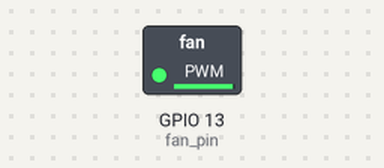
Simulated run of this sketch. Board: ESP32. On the bench: switched loads named in the sketch (green lamp = pin HIGH).

Above: at 0.05 s.
At 0.95 s:
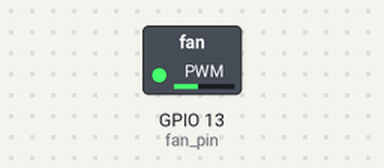
At 1.9 s:
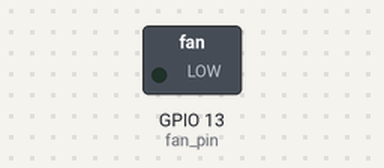
At 3.75 s:
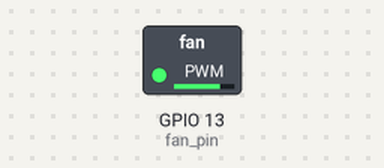
Timing chart, 0 to 6.7 s (numbered marks = the images above):
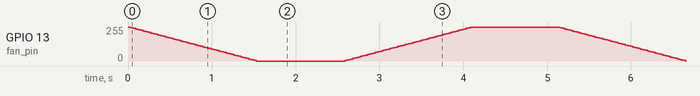

The sketch:

4-pwm_fan.ino
```cpp
#define fan_pin 13

int canal = 0;
int frecuencia = 5000;
int resolucion = 8;

void setup() {

  ledcSetup(canal, frecuencia, resolucion);
  ledcAttachPin(fan_pin, canal);

}

void loop() {

  for( int i = 255; i >= 0; i-=5){
    ledcWrite(canal, i);
    delay(30);
  }

  delay(1000);

  for( int i = 0; i <= 255; i+=5){
    ledcWrite(canal, i);
    delay(30);
  }

    delay(1000);


}
```
